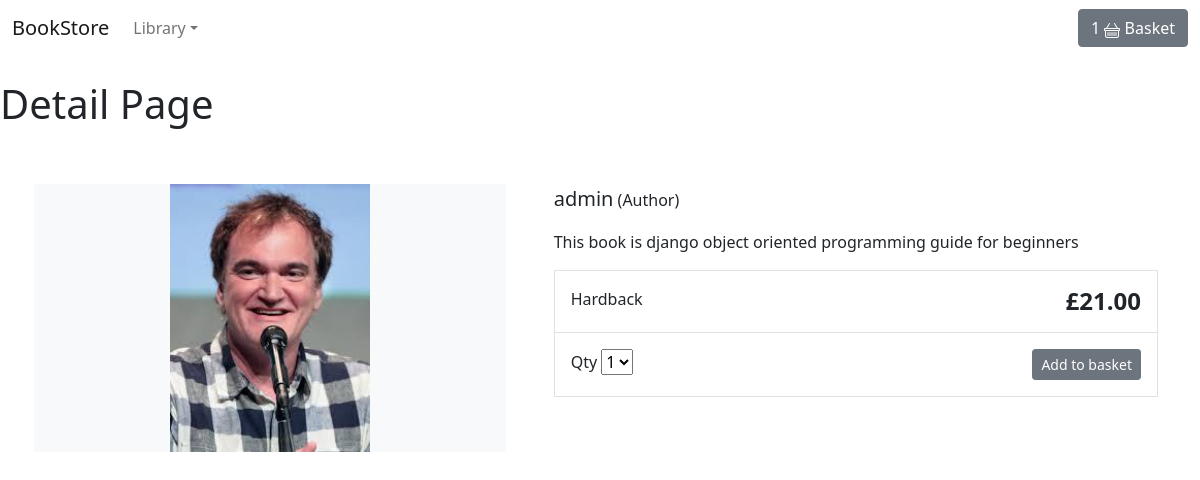
Screenshot of /item/django-oop-introduction/ with the database file from the repository.
### store/models.py (models this page shows, shortened)
class Product(models.Model):
    category = models.ForeignKey(Category, related_name='product', on_delete=models.CASCADE)
    created_by = models.ForeignKey(User, on_delete=models.CASCADE, related_name='product_creator')
    title = models.CharField(max_length=255)
    author = models.CharField(max_length=255, default='admin')
    description = models.TextField(blank=True)
    image = models.ImageField(upload_to='images/',default='images/default.jpg')
    slug = models.SlugField(max_length=255)
    price = models.DecimalField(max_digits=4, decimal_places=2)
    in_stock = models.BooleanField(default=True)
    is_active = models.BooleanField(default=True)
    created = models.DateTimeField(auto_now_add=True)
    updated = models.DateTimeField(auto_now=True)
    objects = models.Manager()
    products = ProductManager()
    class Meta:
        verbose_name_plural = "Products"
        ordering = ('-created',)

### store/views.py (the view)
# urls.py: path('item/<slug:slug>/', views.product_detail, name='product_detail'),
def product_detail(request, slug):
    item = get_object_or_404(Product, slug=slug, in_stock=True)
    return render(request, 'store/product_detail.html', {'item': item})

### basket/context_processors.py (called while the page is built)
def basket(request):
    return {"basket":Basket(request)}

### store/context_processors.py (called while the page is built)
def categories(request):
    return {
        'categories': Category.objects.all()
    }

### store/models.py (called while the page is built)
    def get_absolute_url(self):
        return reverse('store:category_list', args=[self.slug])

### store/templates/store/product_detail.html (shortened to what this page needs)
{% extends 'store/base.html' %}
{% block content %}
<h1>Detail Page</h1>
<div class="container">
    <main class="pt-5">
        <div class="row g-3">
            <div class="col-md-5 col-lg-5 order-md-first bg-light">
                <img class="img-fluid mx-auto d-block" width="200px" alt="Responsive image" src="{{item.image.url}}">
            </div>
            <div class="col-md-7 col-lg-7 ps-md-3 ps-lg-5">
                <p><span class="lead">{{item.author}}</span> (Author)</p>
                <p>{{item.description|slice:":300"}}</p>
                <div class="border">
                    <div class="col border-bottom">
                        <div class="row p-3">
                            <div class="col-6">Hardback</div>
                            <div class="col-6 text-end"><span class="h4 fw-bold">£{{item.price}}</span></div>
                        </div>
                    </div>
                    <div class="col">
                        <div class="row p-3">
                            <div class="col-6">
                                <label for="select">Qty</label>
                                <select id="select">
                                    <option value="">1</option>
                                </select>
                            </div>
<div class="col-6 text-end"><button id="add-button" value="{{item.id}}" type="button" class="btn btn-secondary btn-sm">Add to basket</button></div>
                        </div>
                    </div>
                </div>
            </div>
        </div>
    </main>
</div>
{% endblock %}

### rows the page displays
Product: image (placeholder picture), author "admin", description "This book is django object oriented programming guide for beginners", price "21.00"
